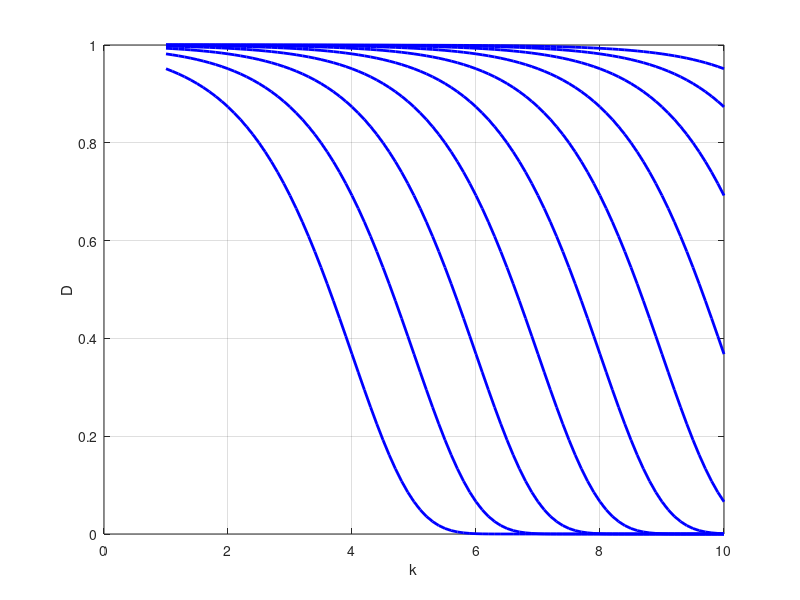
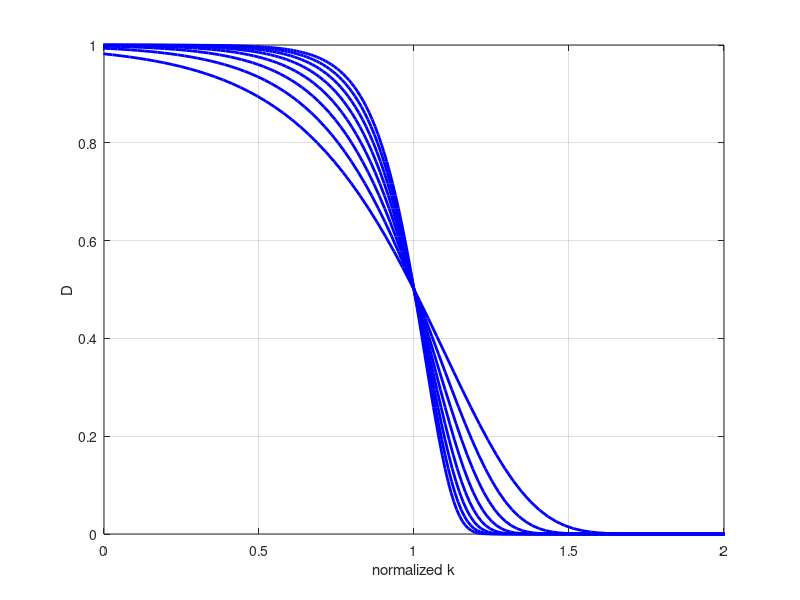
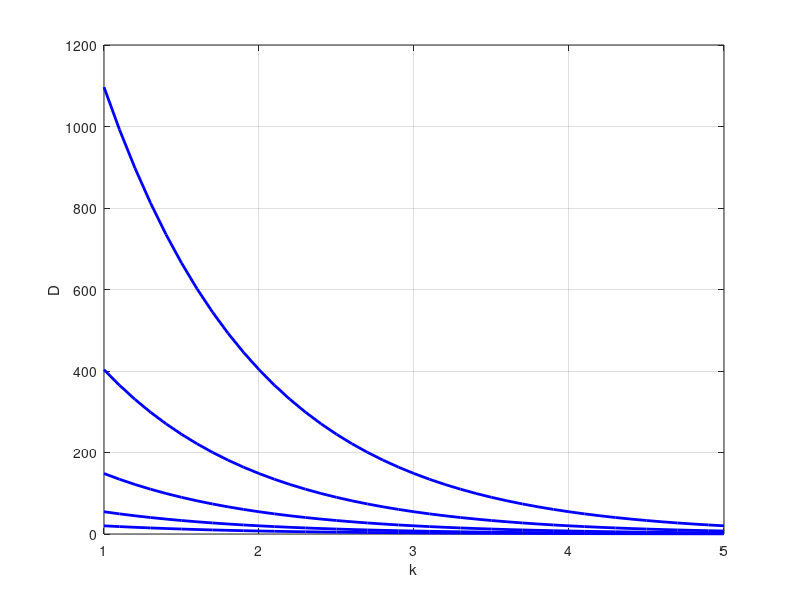
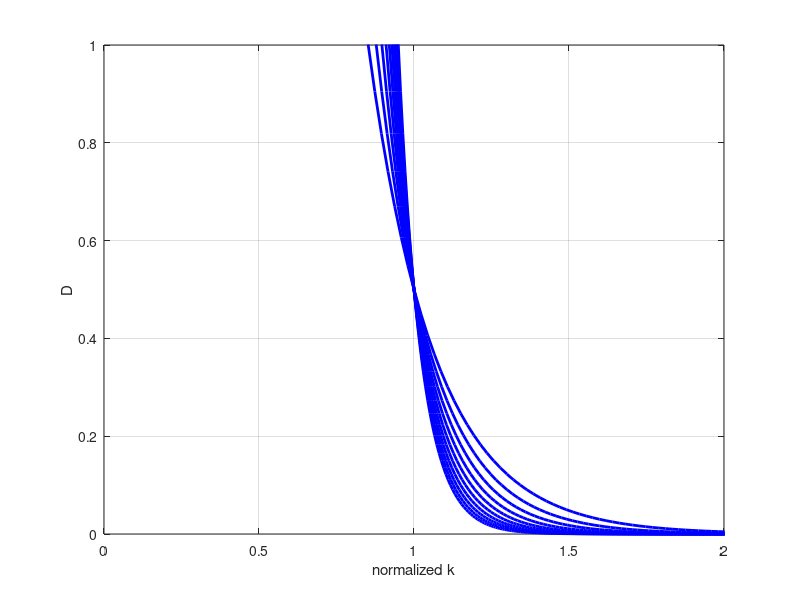

MATLAB code for these plots, in order:
% Demos for two kinds of cutoff
%
% 
% Tzu-Chen Liang

close all
clear f

  k = 1:0.1:10;

close all
figure 
hold on

for n = 1:10
   f(n,:)  =exp(-exp(-n+k-3));
end

h = plot(k,f','b');
set(h,'linewidth',2)
grid on
box on
xlabel('k')
ylabel('D')


figure 
hold on
k = -100:0.1:100
for n = 1:10-2
   k1 = k/(log(-log(0.5))+3+n);  
   h = plot(k1,exp(-exp(-n+k-3)));
   set(h,'linewidth',2,'color','b');
   
end
grid on
box on
axis([0 2 0 1])
xlabel('normalized k')
ylabel('D')

%%%%%%%%%%%%%%%%%%%%%%%%%%%%%%%%%%%%%%%%%

clear f

  k = 1:0.1:5;


figure 
hold on

for n = 1:5
   f(n,:)  =exp(-(-n+k-3));
end

h = plot(k,f','b');
set(h,'linewidth',2)
grid on
box on
xlabel('k')
ylabel('D')


figure 
hold on
k = -100:0.1:100
for n = 1:10
   k1 = k/(-log((0.5))+3+n)  ;
   h = plot(k1,exp(-(-n+k-3)));
   set(h,'linewidth',2,'color','b');
   
end
grid on
box on
axis([0 2 0 1])
xlabel('normalized k')
ylabel('D')





